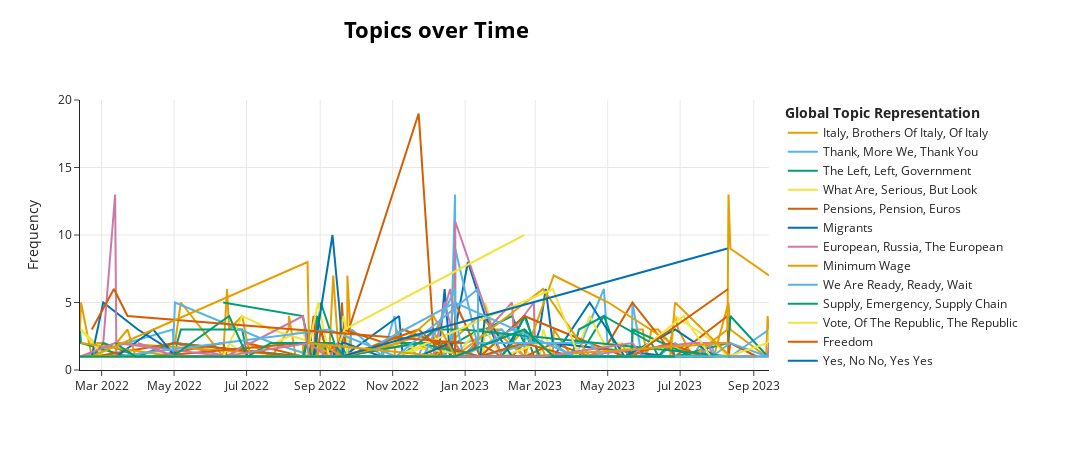

Notebook code for this chart:
### Code cell
interesting_topics=[5,7,8,11,14,17,19,23,27]
topics_over_time = topic_model.topics_over_time(docs, timestamps)
intertopic_fig = topic_model.visualize_topics_over_time(topics_over_time=topics_over_time, topics=interesting_topics, custom_labels=True)
intertopic_fig = topic_model.visualize_topics_over_time(topics_over_time=topics_over_time, custom_labels=True)

intertopic_fig.write_html(processed_dir + 'html/topics-over-time-specific.html')
intertopic_fig
